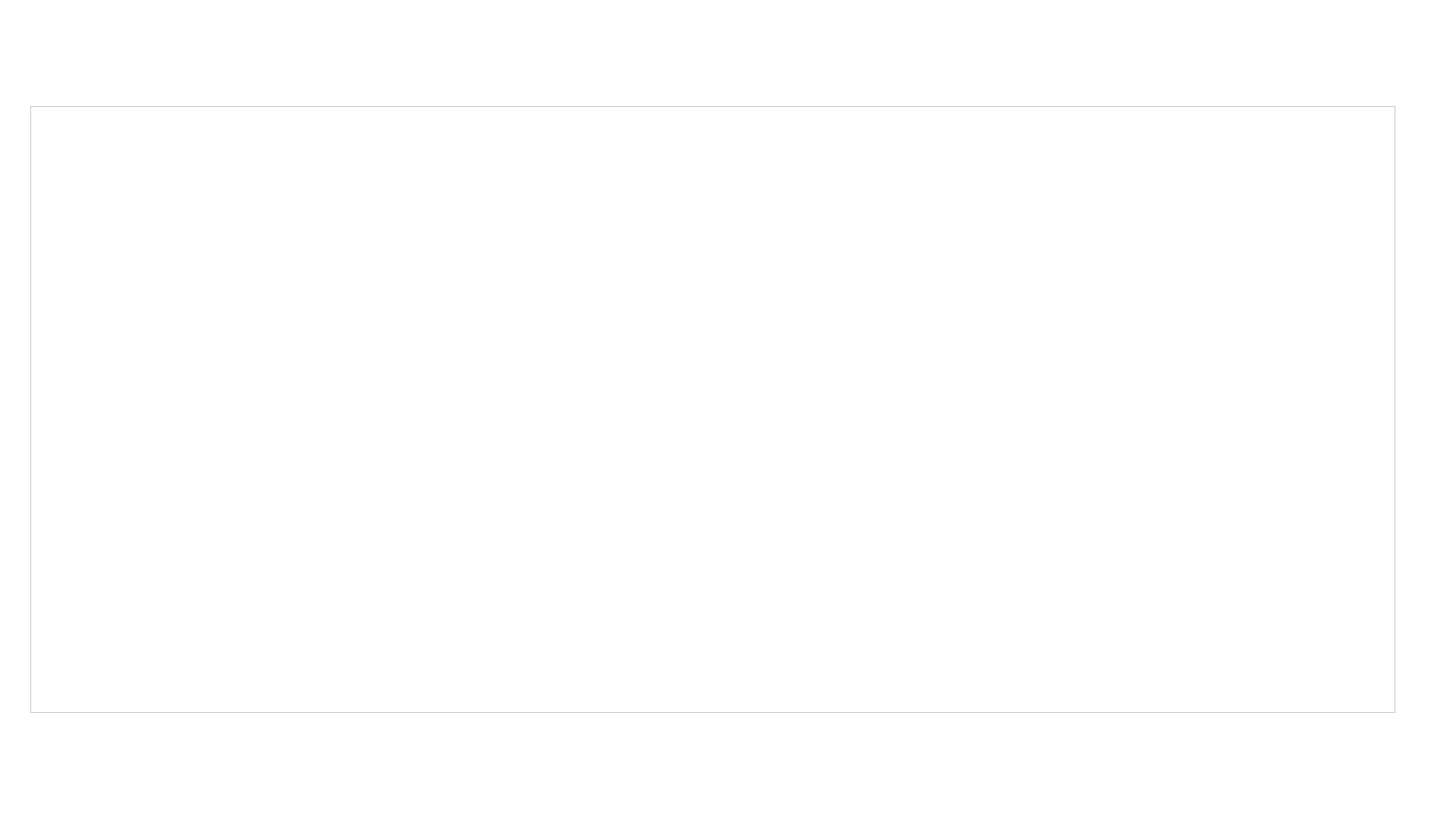
<?xml version="1.0" encoding="UTF-8"?>
<ui version="4.0">
 <class>displayWindow</class>
 <widget class="QMainWindow" name="displayWindow">
  <property name="geometry">
   <rect>
    <x>0</x>
    <y>0</y>
    <width>1920</width>
    <height>1080</height>
   </rect>
  </property>
  <property name="windowTitle">
   <string>MainWindow</string>
  </property>
  <property name="styleSheet">
   <string notr="true">font-family: monospace, monospace;

background-color:white;</string>
  </property>
  <widget class="QWidget" name="centralwidget">
   <widget class="QTextBrowser" name="textBrowser">
    <property name="geometry">
     <rect>
      <x>40</x>
      <y>140</y>
      <width>1800</width>
      <height>800</height>
     </rect>
    </property>
    <property name="font">
     <font>
      <family>Consolas</family>
      <pointsize>20</pointsize>
      <weight>50</weight>
      <italic>false</italic>
      <bold>false</bold>
     </font>
    </property>
    <property name="styleSheet">
     <string notr="true">color:black;
font: 20pt &quot;Consolas&quot;;</string>
    </property>
   </widget>
  </widget>
  <widget class="QMenuBar" name="menubar">
   <property name="geometry">
    <rect>
     <x>0</x>
     <y>0</y>
     <width>1920</width>
     <height>19</height>
    </rect>
   </property>
  </widget>
  <widget class="QStatusBar" name="statusbar"/>
 </widget>
 <resources/>
 <connections/>
</ui>
